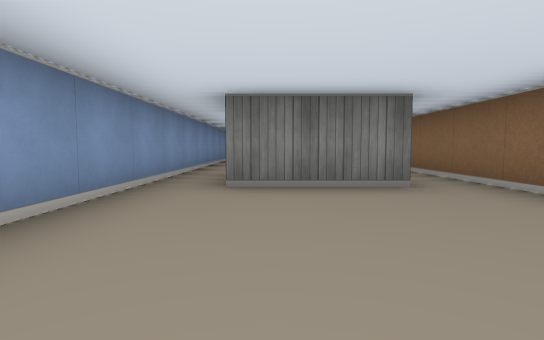
[1] (above)

18 first-person views from a walk through a cub3D level. The camera is about half as high as the walls, tilts 4° down and sees 80° across. The floor is counted in squares. Each view is taken from the middle of a square. On the plan, view 1 faces up. The plan holds only what a view shows up to about 9 squares ahead; the rest is blank.

[2]
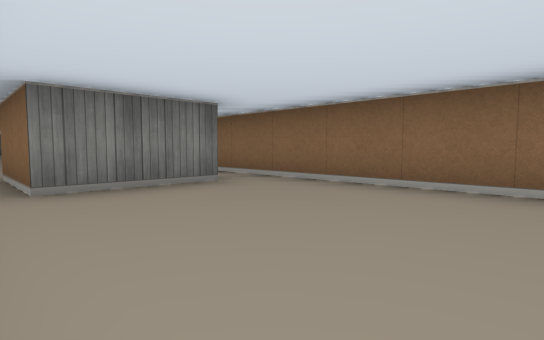

[3]
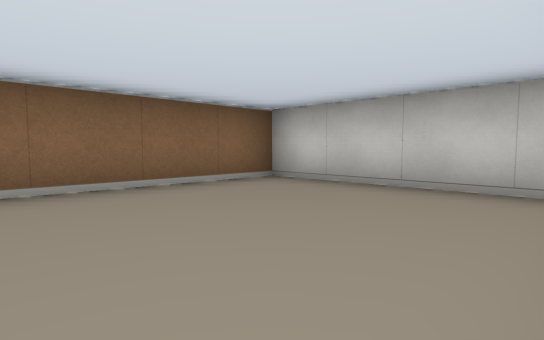

[4]
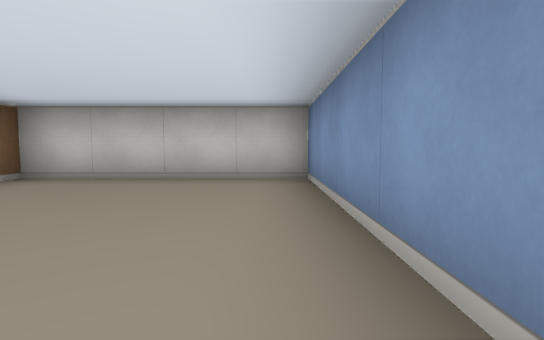

[5]
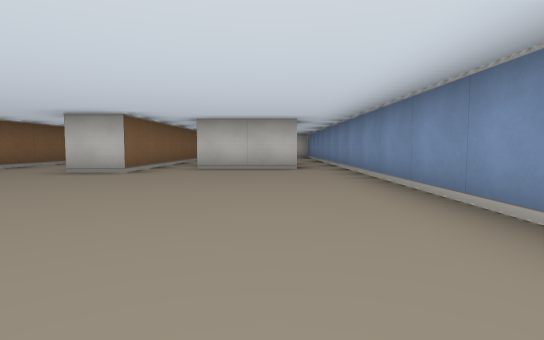

[6]
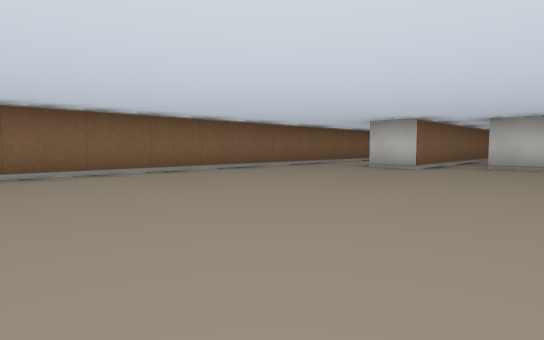

[7]
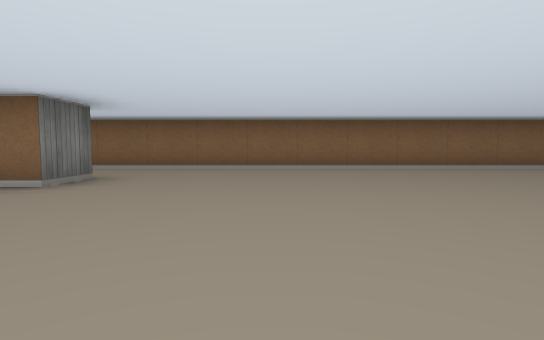

[8]
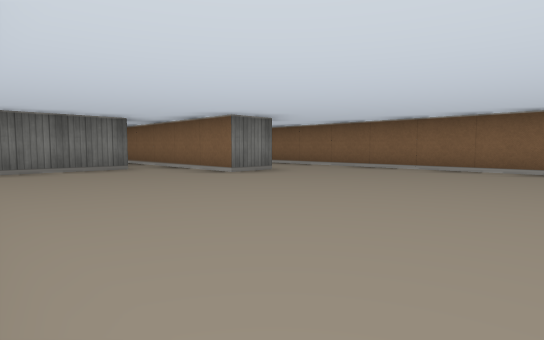

[9]
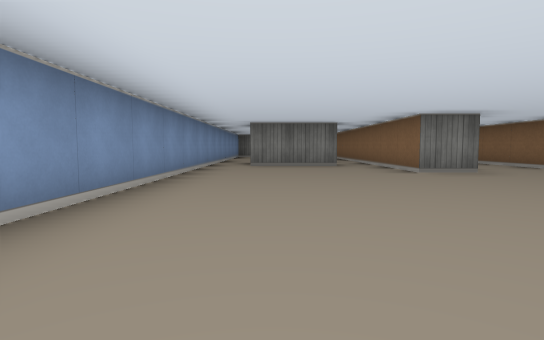

[10]
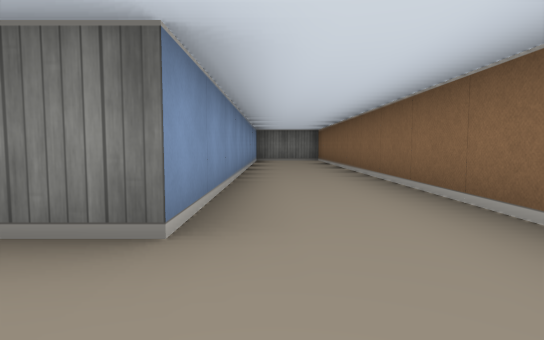

[11]
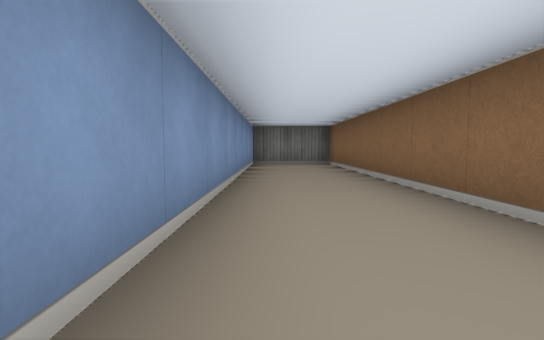

[12]
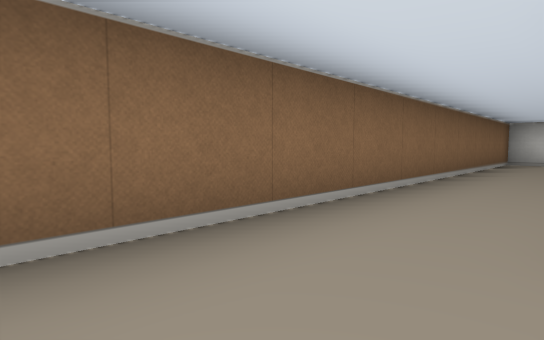

[13]
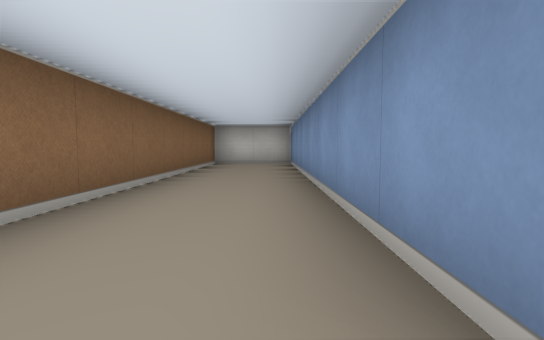

[14]
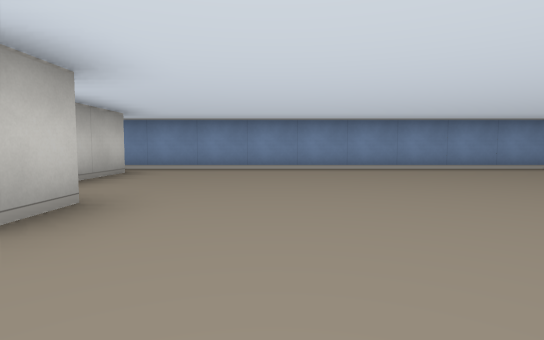

[15]
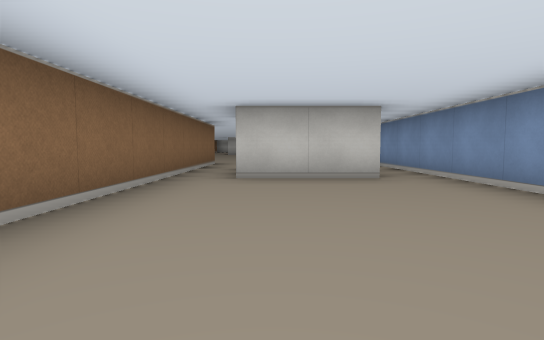

[16]
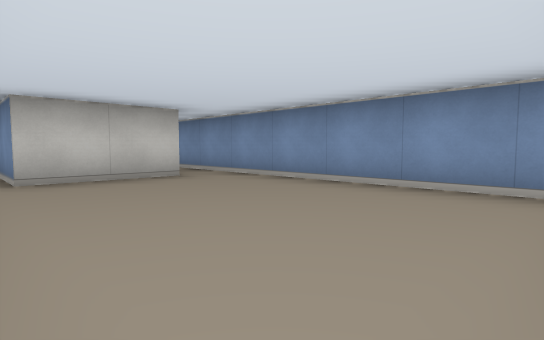

[17]
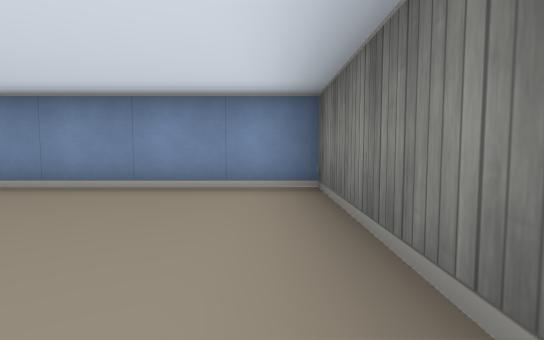

[18]
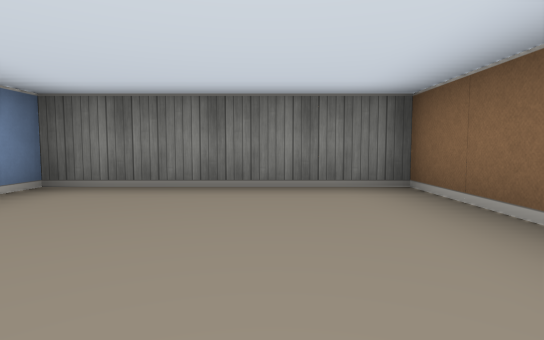

### Floor plan
Ten units are one square. View 1 is at (0, 0); x grows to the right and y downward. Boxes are objects, and circles mark ways between rooms. Rooms are numbered by the first view taken in them; rooms with no view inside come last. Other rooms are left out.
<svg viewBox="-20 -260 80 280">
<path fill="none" stroke="#000" d="M16 -35 -5 -35 -5 -55M-15 -55 -15 15 25 15 25 -55M25 -55 25 -65 35 -65 35 15 55 15 55 -255 35 -255M16 -185 -5 -185M-5 -55 15 -55M-15 -185 -15 -55M35 -252 35 -165 25 -165 25 -185M-6 -205 15 -205 15 -191M25 -185 25 -255 -15 -255 -15 -185"/>
<circle cx="-10" cy="-45" r="3" fill="#2a7"/>
<circle cx="20" cy="-45" r="3" fill="#2a7"/>
<circle cx="-10" cy="-195" r="3" fill="#2a7"/>
<circle cx="20" cy="-195" r="3" fill="#2a7"/>
<text x="0" y="-20">1</text>
<text x="30" y="-120">2</text>
<text x="0" y="-220">3</text>
</svg>
Room 1 opens to room 2. Room 2 opens to room 3.

Where each view was taken, in squares from view 1:
view 1: 0 up, 0 right, facing up
view 2: 0 up, 1 left, facing up-right
view 3: 2 up, 1 left, facing down-right
view 4: 3 up, 1 left, facing down
view 5: 12 up, 0 right, facing down
view 6: 13 up, 0 right, facing down-right
view 7: 14 up, 1 left, facing right
view 8: 12 up, 1 left, facing up-right
view 9: 11 up, 0 right, facing up
view 10: 15 up, 4 right, facing up
view 11: 17 up, 4 right, facing up
view 12: 8 up, 4 right, facing down-right
view 13: 7 up, 4 right, facing down
view 14: 8 up, 5 right, facing left
view 15: 25 up, 1 right, facing down
view 16: 25 up, 2 right, facing down-left
view 17: 25 up, 2 right, facing left
view 18: 22 up, 1 right, facing up
